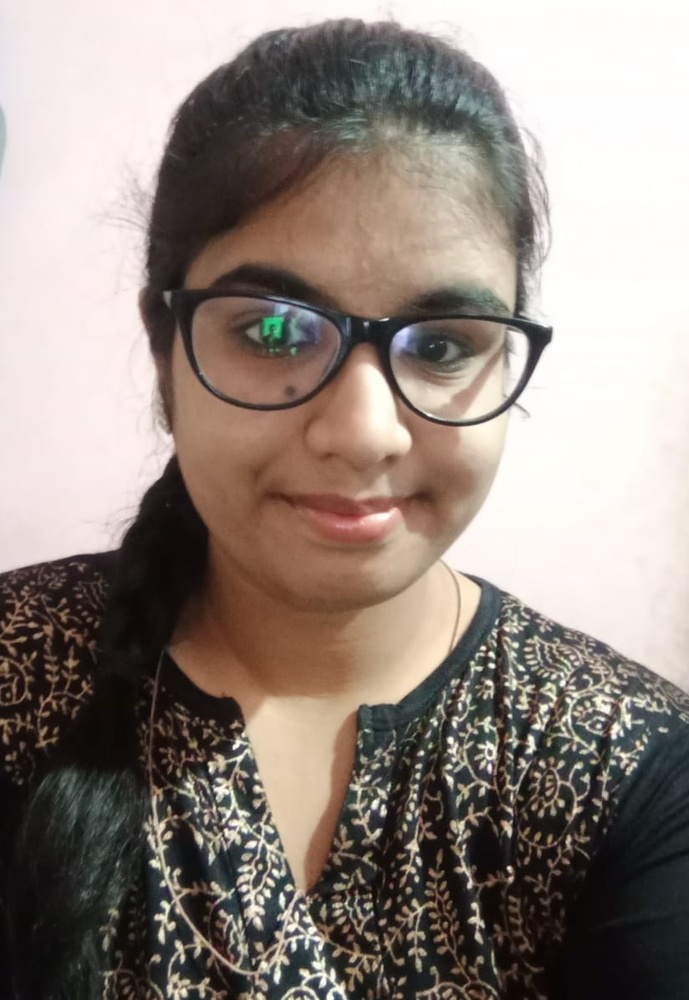
#> input picture photo.jpeg, 689 x 1000 px, shrunk from 824 x 1196 before the run
$ python Histogram.py
#> lines starting #> are read from the running program, lines starting #| are printed output that depends on the picture
# This is a sample Python script.
import numpy as np                                 # importing numpy library
import cv2                                         # importing cv2 file
from matplotlib import pyplot as plt               # importing matplotlib library for plotting graph

img = cv2.imread("photo.jpeg");                    # read input image
#> img is the input picture: shape (1000, 689, 3); mean B, G, R 127.2, 134.3, 145.4

hist,bins=np.histogram(img.flatten(),256,[0,256])  # bin range of the width of a single bar of histogram
#> hist = 256 values, max 86702 at index 255, min 14 at index 0, mean 8074.2; bins = 257 values from 0 to 256

cdf=hist.cumsum()                                  # cumulative distribution func of histogram
#> cdf = 256 values from 14 to 2067000
cdf_normalized = cdf*hist.max()/cdf.max()            # cdf of normalized
#> cdf_normalized = 256 values from 0.587 to 86702
plt.plot(cdf_normalized,color='b')                 # plotting of normalized cdf
plt.hist(img.flatten(),256,[0,256],color='r')
plt.xlim([0,256])                                  # limit of x-axis
plt.legend(('cdf','histogram'),loc='upper left')   # plotting with label
plt.show()
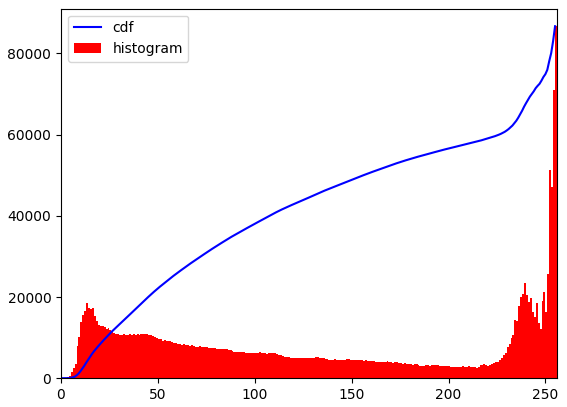
#> figure drawn by matplotlib, 1 panel; tallest bar 86702 high, from x = 255 to 256; curve peaks at x = 255, y = 86702

cdf_m = np.ma.masked_equal(cdf,0)                  # masked_where with condition cdf=0
cdf_m = (cdf_m - cdf_m.min())*255/(cdf_m.max()-cdf_m.min())     # calculating cdf_m
cdf = np.ma.filled(cdf_m,0).astype('uint8')        # return input as an array with masked data replaced by a fill value
#> cdf = 256 values from 0 to 255

img2 = cdf[img]                                    # cdf of input image
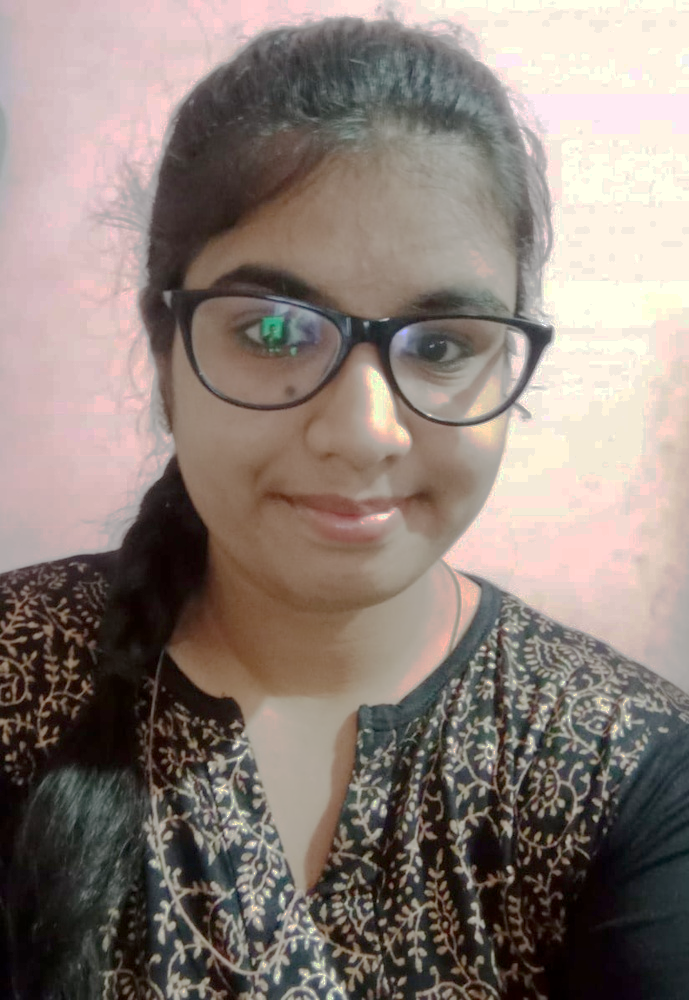
#> img2: shape (1000, 689, 3); mean B, G, R 119.1, 126.2, 139

hist,bins = np.histogram(img2.flatten(),256,[0,256])
#> hist = 256 values, max 86702 at index 255, min 0 at index 2, mean 8074.2

cdf = hist.cumsum()                                 # cumulative sum
#> cdf = 256 values from 4845 to 2067000
cdf_normalized = cdf*hist.max()/cdf.max()           # calculating cdf_normalized
#> cdf_normalized = 256 values from 203.2 to 86702

plt.plot(cdf_normalized,color='b')                # plotting cdf_normalized
plt.hist(img2.flatten(),256,[0,256],color='r')    # histogram
plt.xlim([0,256])                                 # x-axis limit
plt.legend(('cdf','histogram'),loc='upper left')  # labeling
plt.show()                                        # plot
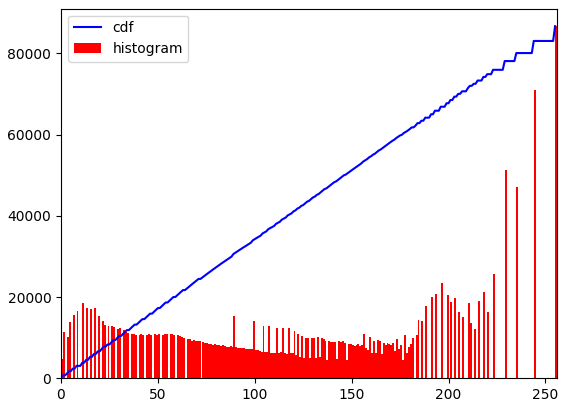
#> figure drawn by matplotlib, 1 panel; tallest bar 86702 high, from x = 255 to 256; curve peaks at x = 255, y = 86702

# cv2.imshow("Original Image",img)
cv2.imshow("Histogram Equalized Image",img2)      # histogram equalized image
cv2.waitKey(0)                                    # delay
cv2.imwrite("photo.jpeg",img2)
cv2.waitKey(0)
